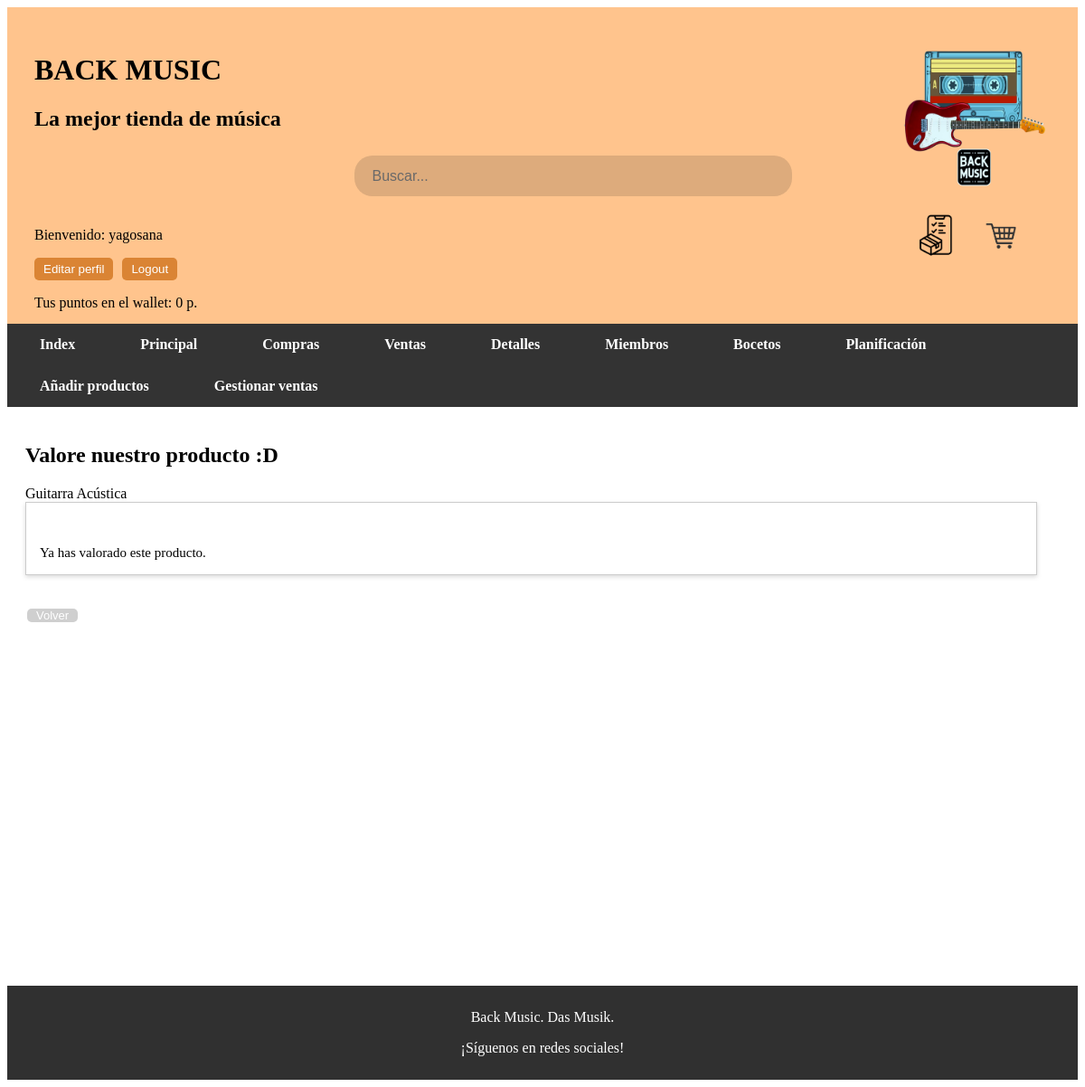
The app's page /includes/vistas/plantillas/mostrarValoracion.php?id=1 (signed in) with its own data.
### tables this page shows
CREATE TABLE `usuario` (
  `Apellido` text NOT NULL,
  `Nombre` text NOT NULL,
  `User` varchar(20) NOT NULL,
  `Idusuario` int(20) UNSIGNED NOT NULL,
  `Pass` varchar(60) NOT NULL,
  `Email` varchar(20) NOT NULL,
  `Rol` varchar(20) NOT NULL,
  `Puntos` double(10,2) DEFAULT 0
);

CREATE TABLE `productos_pedidos` (
  `ID_Pedido` int(10) UNSIGNED NOT NULL,
  `ID_Producto` int(10) UNSIGNED NOT NULL,
  `Cantidad` double NOT NULL
);

CREATE TABLE `productos` (
  `ID_Producto` int(10) UNSIGNED NOT NULL,
  `Nombre` varchar(20) NOT NULL,
  `Descripcion` varchar(200) NOT NULL,
  `Precio` decimal(6,2) NOT NULL,
  `Imagen` varchar(255) NOT NULL,
  `Stock` int(100) NOT NULL,
  `Visible` tinyint(1) NOT NULL DEFAULT 1,
  `Tipo` varchar(20) NOT NULL,
  `ID_Venta` int(10) UNSIGNED NOT NULL
);

### includes/src/usuarios/usuario.php (called while the page is built, shortened)
<?php
class Usuario
{
    private $id;
    private function __construct($nombreUsuario, $password, $nombre, $apellido, $email, $Roles, $id)
    {
        $this->id = $id;
    }
    public static function buscaUsuario($nombreUsuario)
    {
        $conn = Aplicacion::getInstance()->getConexionBd();
        $query = "SELECT * FROM usuario U WHERE U.User=:nombreUsuario";
        $stmt = $conn->prepare($query);
        $stmt->execute(['nombreUsuario' => $nombreUsuario]);
        $result = false;
        $fila = $stmt->fetch(PDO::FETCH_ASSOC);
        if ($fila) {
            $result = new Usuario($fila['User'], $fila['Pass'], $fila['Nombre'], $fila['Apellido'], $fila['Email'], $fila['Rol'], $fila['Idusuario']);
            $result->inicializarCarrito();
        }
        return $result;
    }
    public function getId()
    {
        return $this->id;
    }
    public static function getPuntos($id_usuario) {
        $conn = Aplicacion::getInstance()->getConexionBd();
        $query = "SELECT Puntos FROM usuario WHERE Idusuario=:idUsuario";
        $stmt = $conn->prepare($query);
        $stmt->execute(['idUsuario' => $id_usuario]);
        $result = $stmt->fetch(PDO::FETCH_ASSOC);
        return $result['Puntos'];
    }
}

### includes/vistas/helpers/pedido.php (called while the page is built, shortened)
<?php
class Pedido
{
    private $cliente;
    public function __construct($usuario) {
        $this->cliente = $usuario;
    }
    public static function obtenerProductosDelPedido($pedido) {
        $db = Aplicacion::getInstance()->getConexionBd();
        $sql = "SELECT * FROM productos_pedidos WHERE ID_Pedido = :pedido_id";
        $stmt = $db->prepare($sql);
        $stmt->bindParam(':pedido_id', $pedido);
        $stmt->execute();
        $productos = $stmt->fetchAll();
        return $productos;
    }
    public function yaValorado($pedidoId, $productoId) {
        $db = Aplicacion::getInstance()->getConexionBd();
        $sql = "SELECT Valoracion FROM valoraciones WHERE Idusuario = :usuario_id AND ID_Pedido = :pedido_id AND ID_Producto = :producto_id";
        $stmt = $db->prepare($sql);
        $usuario_id = $this->cliente->getId();
        $stmt->bindParam(':usuario_id', $usuario_id);
        $stmt->bindParam(':pedido_id', $pedidoId);
        $stmt->bindParam(':producto_id', $productoId);
        $stmt->execute();
        $valoracion = $stmt->fetchColumn();
        return $valoracion == 0;
    }
}
?>

### includes/vistas/helpers/producto.php (called while the page is built, shortened)
<?php
class Producto
{
    private $Nombre;
    public function __construct($ID, $Nombre, $Descripcion, $Precio, $Imagen, $Stock, $Visible, $Tipo, $ID_Venta)
    {
        $this->Nombre = $Nombre;
    }
    public static function getProducto($ID)
    {
        $pdo = Aplicacion::getInstance()->getConexionBd();
        $stmt = $pdo->prepare('SELECT * FROM productos WHERE ID_Producto = :ID');
        $stmt->execute(['ID' => $ID]);
        $producto = $stmt->fetch();
        return new Producto(
            $producto['ID_Producto'],
            $producto['Nombre'],
            $producto['Descripcion'],
            $producto['Precio'],
            $producto['Imagen'],
            $producto['Stock'],
            $producto['Visible'],
            $producto['Tipo'],
            $producto['ID_Venta']
        );
    }
    public function getNombre()
    {
        return $this->Nombre;
    }
}

### includes/vistas/plantillas/mostrarValoracion.php (the view, shortened to what this page needs)
<?php
require_once RAIZ_APP. '/includes/src/usuarios/usuario.php';
require_once '../helpers/pedido.php';
require_once '../helpers/producto.php';
?>
<!DOCTYPE html>
<html lang="es">
<head>
    <?php include RAIZ_APP . '/includes/vistas/comun/header.php'; ?>
</head>
<body>
    <div id="contenedor">
        <?php include RAIZ_APP . '/includes/vistas/comun/cabecera.php'; ?>
        <?php include RAIZ_APP . '/includes/vistas/comun/lateralIzq.php'; ?>
        <main>
            <h2>Valore nuestro producto :D</h2>
            <?php
                $id_pedido = $_GET['id'];
                $pedido = new Pedido($_SESSION['usuario']);
                $productos = Pedido::obtenerProductosDelPedido($id_pedido);
                foreach($productos as $producto) {
                    $prod = Producto::getProducto($producto['ID_Producto']);
                    echo $prod->getNombre();
                    if($pedido->yaValorado($id_pedido, $producto['ID_Producto'])) {
            ?>
            <div class='pedido'>
            <form action="<?php echo RUTA_APP; ?>/includes/vistas/helpers/procesarValoracion.php" method="POST">
                <input type="hidden" name="pedido_id" value="<?php echo $id_pedido ?>">
                <input type="hidden" name="producto_id" value="<?php echo $producto['ID_Producto'] ?>">
                <label>
                    <input type="radio" name="valoracion" value="1"> 1
                </label>
                <label>
                    <input type="radio" name="valoracion" value="2"> 2
                </label>
                <label>
                    <input type="radio" name="valoracion" value="3"> 3
                </label>
                <label>
                    <input type="radio" name="valoracion" value="4"> 4
                </label>
                <label>
                    <input type="radio" name="valoracion" value="5"> 5
                </label>
                <textarea name="comentario" minlength="50" maxlength="1500" required></textarea>
                <input type="submit" value="Enviar valoración">
            </form>
                </div>
            <?php
                    }else {
                        echo "<div class='pedido'>";
                        echo "<p class='frase'>Ya has valorado este producto.</p>";
                        echo "</div>";
                    }
                }
            ?>
            <button class='valorar-btn' onclick="window.location.href='<?php echo RUTA_APP; ?>/includes/vistas/plantillas/mostrarPedidos.php'">Volver</button>
        </main>
        <?php include RAIZ_APP . '/includes/vistas/comun/pieDePagina.php'; ?>
    </div>
</body>
</html>

### includes/vistas/comun/cabecera.php (shortened to what this page needs)
<?php
if (isset($_SESSION["login"])) {
    require_once RAIZ_APP . '/includes/src/usuarios/usuario.php';
    $usuario = Usuario::buscaUsuario($_SESSION["nombre"]);
}
?>
<!DOCTYPE html>
<html>
<header>
    <div id="divSuperior">
        <img src="<?php echo RUTA_IMGS ?>/backMusicLogo.png" class="logoCabecera">
        <h1 class="h1titulo">BACK MUSIC</h1>
        <h2>La mejor tienda de música</h2>
        <div class="cabecera">
            <form action="<?php echo RUTA_SRC ?>/buscar.php" method="get">
                <input type="text" name="q" class="buscador" placeholder="Buscar...">
            </form>
        </div>
    </div>
    <div id="divInferior">
        <div id="divlogin">
            <?php
            if (isset($_SESSION["login"])) {
                echo "<p>Bienvenido: " . $_SESSION["nombre"] . "</p>
                <div class='buttoncabecera'>
                    <form action='" . RUTA_SRC . "/editarPerfil.php' method='post'>
                        <button type='submit' name='edit_profile'>Editar perfil</button>
                    </form>
                    <form action='" . RUTA_SRC . "/usuarios/logout.php' method='post'>
                        <button type='submit' name='logout'>Logout</button>
                    </form>
                </div>
                </p>";
                $puntos = Usuario::getPuntos($usuario->getId());
                echo "<p>Tus puntos en el wallet: $puntos p.</p>";
            }
            ?>
        </div>
        <div id="divarticulos">
            <div id="divpedido">
                <a href="<?php echo RUTA_VISTAS ?>/plantillas/mostrarPedidos.php"><img src="<?php echo RUTA_IMGS ?>/PEDIDO.png" alt="Pedido"></a>
            </div>
            <div id="divcarrito">
                <a href="<?php echo RUTA_VISTAS ?>/plantillas/mostrarCarrito.php"><img src="<?php echo RUTA_IMGS ?>/carrito.png" alt="Carrito"></a>
            </div>
        </div>
    </div>
</header>
</html>

### css/estilos.css (style rules this page uses)
body { background-color: #ffffff; }
div#contenedor { background-color: #ffffff; }
header { padding: 30px; height: 290px; display: flex; flex-direction: column; background-color: #ffc48d; color: black; }
#divSuperior { order: 1; }
#divInferior { order: 2; margin-top: 10px; }
#divlogin { float: left; }
#divarticulos { float: right; display: flex; flex-direction: row; margin-right: 30px; }
#divcarrito { float: right; margin-left: 20px; }
#divcarrito img { width: 50px; }
#divpedido img { width: 50px; }
header a, header a:visited { color: black; font-weight: bold; text-decoration: none; }
main { padding: 20px; min-height: 600px; background-color: white; }
.h1titulo { width: 50%; }
.logoCabecera { background-color: none; float: right; width: 170px; height: 170px; }
.pedido { display: flex; border: 1px solid #ccc; padding: 1em; margin-bottom: 1em; font-size: 15px; width: 95%; background-color: #ffffff; box-shadow: 0 2px 5px rgba(0, 0, 0, 0.15); }
.valorar-btn { background-color: rgb(207, 207, 207); color: rgb(255, 255, 255); padding: 0px 10px; border: none; border-radius: 5px; text-align: center; display: inline-block; font-size: 13px; margin: 0px 2px; margin-top: 22px; box-sizing: border-box; }
p.frase { margin-bottom: 0px; margin-top: 32px; display: inline-block; text-align: center; height: fit-content; }
.cabecera { background-color: none; height: 60px; display: flex; align-items: center; justify-content: center; }
.buscador { width: 180%; height: 45px; border-radius: 20px; border: none; padding: 0 20px; background-color: #ddab7c; color: #fff; font-size: 16px; }
.buscador::placeholder { color: #696969; opacity: 1; }
.buttoncabecera { display: flex; gap: 10px; }
.buttoncabecera button { background-color: #da8434; color: white; padding: 5px 10px; border: none; border-radius: 5px; cursor: pointer; }

### records on screen
usuario: puntos "0"
productos_pedidos: ID_Producto.Nombre "Guitarra Acústica", shows "Ya has valorado este producto."

### other values on screen
$_SESSION["nombre"] "yagosana"
